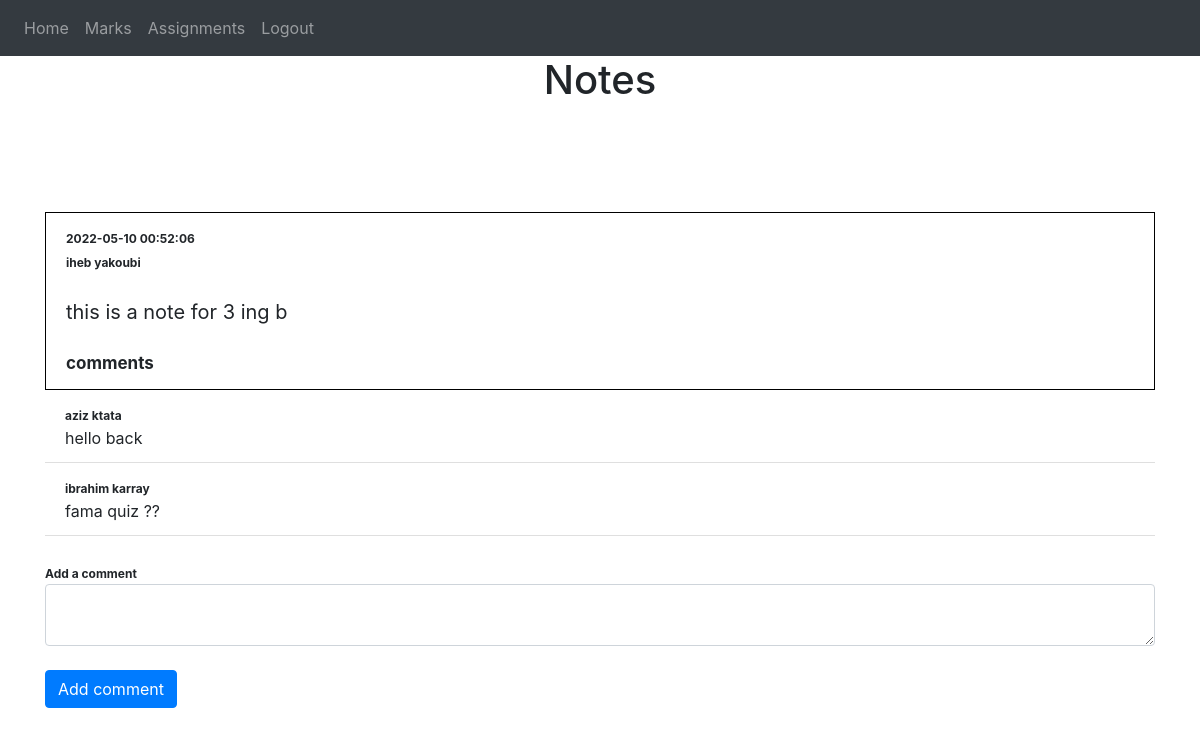
Page /studentHome (signed in) on the earlier database version.
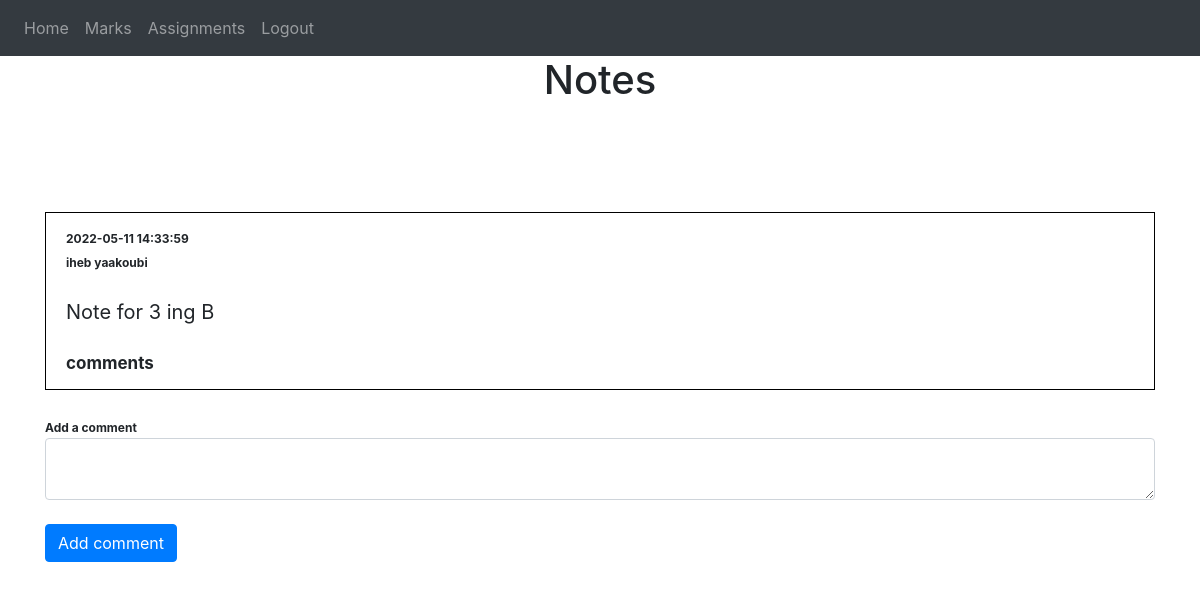
Same page on the later database version.
### website/models.py (models this page shows)
class Note(db.Model):
    id = db.Column(db.Integer, primary_key=True)
    data = db.Column(db.String(10000))
    date = db.Column(db.DateTime(timezone=True), default=func.now())
    username = db.Column(db.String(300))
    user_id = db.Column(db.Integer, db.ForeignKey('user.id'))
    classe = db.Column(db.String(20))
    comments = db.relationship('Comment')

class Comment(db.Model):
    id = db.Column(db.Integer, primary_key=True)
    data = db.Column(db.String(10000))
    date = db.Column(db.DateTime(timezone=True), default=func.now())
    username = db.Column(db.String(300))
    note_id = db.Column(db.Integer, db.ForeignKey('note.id'))

### website/views.py (the view)
@views.route('/studentHome', methods=['GET'])
@login_required
def studentHome():
    notes=Note.query.filter_by(classe=current_user.classe)
    return render_template("studentHome.html", user=current_user,notes=notes)

### website/__init__.py (called while the page is built)
def create_app():
    app = Flask(__name__)
    app.config['SECRET_KEY'] = 'sesamesecretappkey'
    app.config['SQLALCHEMY_DATABASE_URI'] = f'sqlite:///{DB_NAME}'
    db.init_app(app)
    from .views import views
    from .auth import auth
    app.register_blueprint(views, url_prefix='/')
    app.register_blueprint(auth, url_prefix='/')
    from .models import User, Note ,Comment
    create_database(app)
    login_manager = LoginManager()
    login_manager.login_view = 'auth.login'
    login_manager.init_app(app)
    @login_manager.user_loader
    def load_user(id):
        return User.query.get(int(id))
    return app

### website/templates/studentHome.html (shortened to what this page needs)
{% extends "base.html" %} {% block title %}Home{% endblock %} {% block content
    %}
    <h1 align="center">Notes</h1>
    <ul class="list-group list-group-flush" id="notes" style="margin-bottom: 100px;">
      {% for note in notes %}
      <li class="list-group-item" style="margin-top: 100px; border:1px solid black;">
        <span  align="right" style="font-weight:bold; font-size:12px">{{note.date}}</span><br/>
        <span style="font-weight:bold; font-size:12px">{{note.username}}</span><br/>
        <br/>
        <span style="font-size:20px">{{ note.data }}</span>
        <br/> <br/>
          <span style="font-size:17px ; font-weight:bold">comments</span>
          {% for comment in note.comments %}
          <li class="list-group-item">
            <span style="font-weight:bold; font-size:12px">{{comment.username}}</span><br/>
            {{ comment.data }}
          {% endfor %}
        </li>
        <div>
          <br/>
          <form method="post" action="http://127.0.0.1:5000/comment/{{note.id}}">
            <span style="font-size:12px ; font-weight:bold">Add a comment</span>
            <textarea name="comment" id="comment" class="form-control"></textarea>
            <br/>
            <button type="submit" class="btn btn-primary">Add comment</button>
          </form>
        </div>
      </li>
      {% endfor %}
    </ul>
    {% endblock %}

Differences in the rows shown:
removed Comment: username "aziz ktata", data "hello back"
removed Comment: username "ibrahim karray", data "fama quiz ??"
changed Note: date "2022-05-10 00:52:06" → "2022-05-11 14:33:59"; username "iheb yakoubi" → "iheb yaakoubi"; data "this is a note for 3 ing b" → "Note for 3 ing B"
